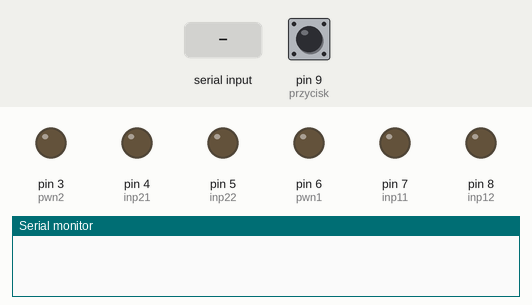
Recording of a sketch running on a simulated Arduino Uno, built with avr-gcc and run on an emulated ATmega328P. Shown: output pins drawn as LEDs (lit = HIGH), the last lines printed to the serial monitor. The test bench sets the inputs (shaded band); at power-on: pin 9 (przycisk) HIGH.

Above: at 1.2 s.
1.3 s: pin 9 (przycisk) pulled LOW for 0.15 s
At 1.6 s:
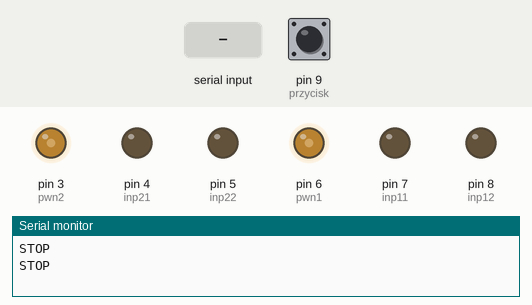
2.9 s: "silnik 1 lewo\n" received over Serial
At 3.3 s:
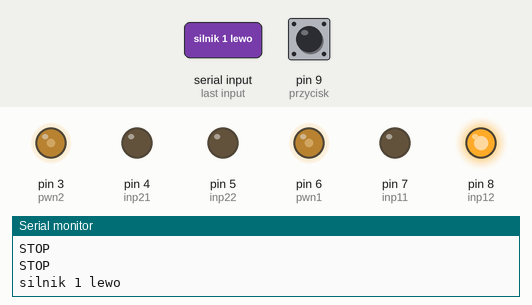
4.4 s: "silnik 1 prawo\n" received over Serial
At 5.6 s:
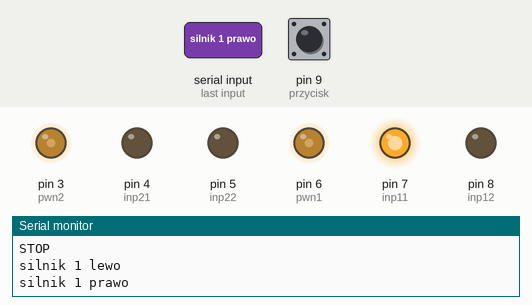
5.9 s: "silnik 2 lewo\n" received over Serial
At 6.8 s:
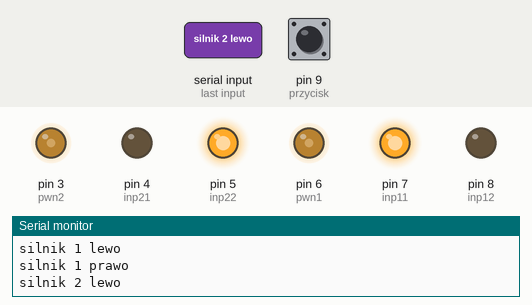
7.4 s: "silnik 1 stop\n" received over Serial
At 7.9 s:
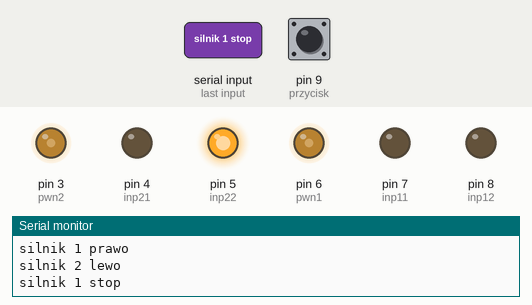
8.9 s: "silnik 2 prawo\n" received over Serial
At 10.3 s:
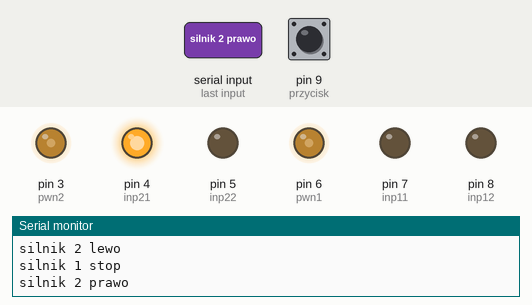
Timing chart, 0 to 11.4 s (numbered marks = the images above; inputs shaded):
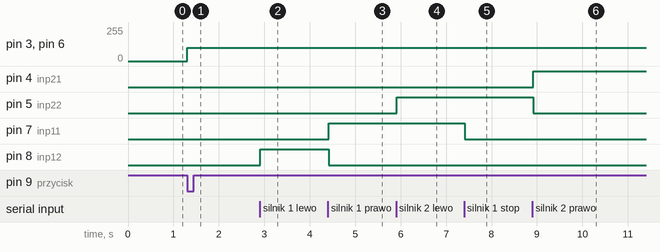

Measured:
- after the input at 1.3 s, pin 3 (pwn2), pin 6 (pwn1): 0/255 → 100/255 at once
- after the input at 2.9 s, pin 8 (inp12): LOW → HIGH at once
- after the input at 4.4 s, pin 7 (inp11): LOW → HIGH at once; pin 8 (inp12): HIGH → LOW at once
- after the input at 5.9 s, pin 5 (inp22): LOW → HIGH at once
- after the input at 7.4 s, pin 7 (inp11): HIGH → LOW at once
- after the input at 8.9 s, pin 4 (inp21): LOW → HIGH at once; pin 5 (inp22): HIGH → LOW at once

The sketch:

l293d_silnik_klawiatura.ino
```cpp
#define pwn1 6
#define pwn2 3
#define inp11 7
#define inp12 8
#define inp21 4
#define inp22 5
#define przycisk 9
int i=0;
String odebraneDane = "";
int pwn1_wartosc = 100;
int pwn2_wartosc = 100;
void setup() {
  Serial.begin(9600); //Uruchomienie komunikacji
  pinMode(pwn1, OUTPUT); //Sygnał PWM silnika nr 1
  pinMode(inp11, OUTPUT); //Sygnały sterujące kierunkiem obrotów silnika nr 1
  pinMode(inp12, OUTPUT);
  pinMode(pwn2, OUTPUT); //Sygnał PWM silnika nr 2
  pinMode(inp21, OUTPUT); //Sygnały sterujące kierunkiem obrotów silnika nr 2
  pinMode(inp22, OUTPUT);
  pinMode(przycisk, INPUT_PULLUP);

  digitalWrite(inp11, LOW); //Silnik nr 1 - stop
  digitalWrite(inp12, LOW);
  digitalWrite(inp21, LOW); //Silnik nr 2 - stop
  digitalWrite(inp22, LOW);
}

void loop()
{

    if (digitalRead(przycisk)== LOW){ //przycisk bezpieczenstwa
    silniki_stop();
    delay(100);
    }
    else{
    silniki(); //jesli nie wcisniety
    }
 }

void silniki_stop(){
    analogWrite(pwn2, pwn2_wartosc);
    digitalWrite(inp21, LOW); //Silnik nr 1 - stop
    digitalWrite(inp22, LOW);
    analogWrite(pwn1, pwn1_wartosc);
    digitalWrite(inp11, LOW); //Silnik nr 1 - stop
    digitalWrite(inp12, LOW);
    Serial.println("STOP");
}

void silniki(){
  if(Serial.available() > 0) {//Czy Arduino odebrano dane
    //Jeśli tak, to odczytujemy je do znaku końca linii i zapisz w zmiennej odebraneDane
    odebraneDane = Serial.readStringUntil('\n');

    if (odebraneDane == "silnik 1 lewo") {
    analogWrite(pwn1, pwn1_wartosc);
    digitalWrite(inp11, LOW); //Silnik nr 1 - lewo
    digitalWrite(inp12, HIGH);
    Serial.println("silnik 1 lewo");
    }

    if (odebraneDane == "silnik 1 prawo") {
    analogWrite(pwn1, pwn1_wartosc);
    digitalWrite(inp11, HIGH); //Silnik nr 1 - prawo
    digitalWrite(inp12, LOW);
    Serial.println("silnik 1 prawo");
    }

    if (odebraneDane == "silnik 1 stop") {
    analogWrite(pwn1, pwn1_wartosc);
    digitalWrite(inp11, LOW); //Silnik nr 1 - stop
    digitalWrite(inp12, LOW);
    Serial.println("silnik 1 stop");
    }

    if (odebraneDane == "silnik 2 lewo") {
    analogWrite(pwn2, pwn2_wartosc);
    digitalWrite(inp21, LOW); //Silnik nr 1 - lewo
    digitalWrite(inp22, HIGH);
    Serial.println("silnik 2 lewo");
    }

    if (odebraneDane == "silnik 2 prawo") {
    analogWrite(pwn2, pwn2_wartosc);
    digitalWrite(inp21, HIGH); //Silnik nr 1 - prawo
    digitalWrite(inp22, LOW);
    Serial.println("silnik 2 prawo");
    }

    if (odebraneDane == "silnik 2 stop") {
    analogWrite(pwn2, pwn2_wartosc);
    digitalWrite(inp21, LOW); //Silnik nr 1 - stop
    digitalWrite(inp22, LOW);
    Serial.println("silnik 2 stop");
    }

    if (odebraneDane == "stop") {
    silniki_stop();
    }

    if (odebraneDane == "silnik 1 predkosc 100") {
    pwn1_wartosc = 255;
    analogWrite(pwn1, pwn1_wartosc);
    Serial.println("Silnik 1 predkosc 100 procent ");

    }

    if (odebraneDane == "silnik 2 predkosc 100") {
    pwn2_wartosc = 255;
    analogWrite(pwn2, pwn1_wartosc);
    Serial.println("Silnik 2 predkosc 100 procent ");

    }

    if (odebraneDane == "silnik 1 predkosc 50") {
    pwn1_wartosc = 128;
    analogWrite(pwn1, pwn1_wartosc);
    Serial.println("Silnik 1 predkosc 50 procent ");

    }

    if (odebraneDane == "silnik 2 predkosc 50") {
    pwn2_wartosc = 128;
    analogWrite(pwn2, pwn1_wartosc);
    Serial.println("Silnik 2 predkosc 50 procent ");

    }


  }
 }
```
